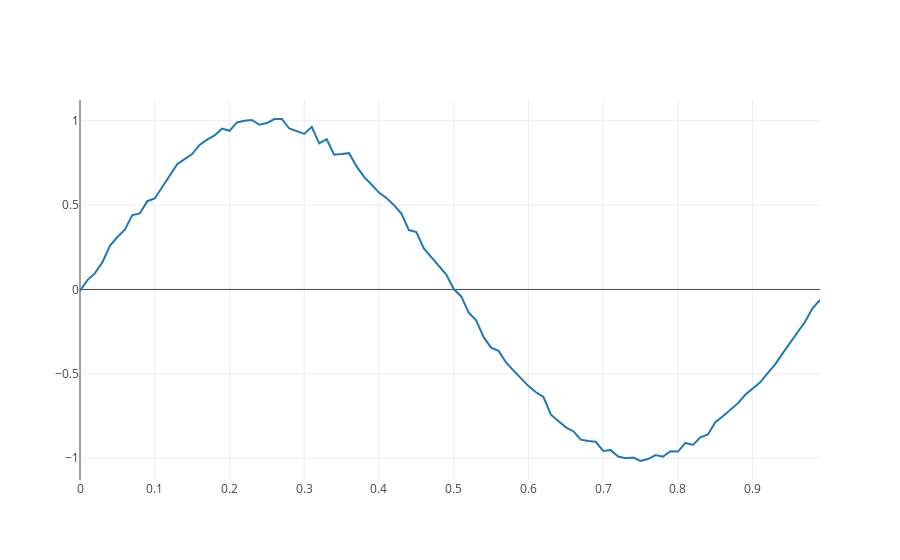

The code cell stored with this chart in its notebook:
### Code cell
#plot part of the signal, just to see what's in there
s_i = 0
e_i = s_i + 100
x = plotly.offline.iplot({
    "data": [Scatter(x=signal_time[s_i:e_i],y=signal_amp[s_i:e_i])],
    "layout": Layout(title="")
    
})
